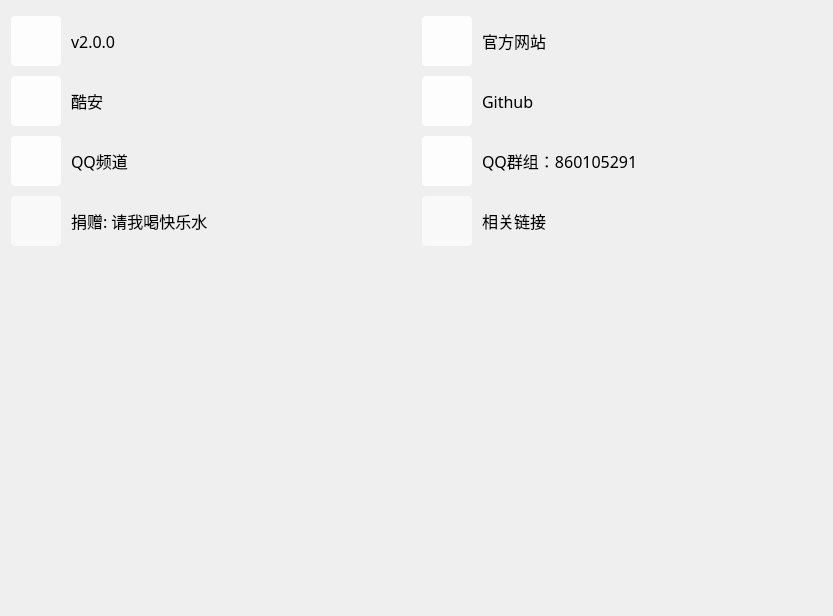
<?xml version="1.0" encoding="UTF-8"?>
<ui version="4.0">
 <class>about</class>
 <widget class="QWidget" name="about">
  <property name="geometry">
   <rect>
    <x>0</x>
    <y>0</y>
    <width>833</width>
    <height>616</height>
   </rect>
  </property>
  <property name="windowTitle">
   <string>Form</string>
  </property>
  <layout class="QVBoxLayout" name="verticalLayout">
   <property name="leftMargin">
    <number>0</number>
   </property>
   <property name="rightMargin">
    <number>0</number>
   </property>
   <item>
    <widget class="QWidget" name="widget" native="true">
     <property name="sizePolicy">
      <sizepolicy hsizetype="Expanding" vsizetype="Expanding">
       <horstretch>0</horstretch>
       <verstretch>0</verstretch>
      </sizepolicy>
     </property>
     <property name="minimumSize">
      <size>
       <width>600</width>
       <height>350</height>
      </size>
     </property>
     <property name="font">
      <font/>
     </property>
     <property name="styleSheet">
      <string notr="true">border-radius: 4px;
background-color: rgba(255, 255, 255, 0);</string>
     </property>
     <layout class="QVBoxLayout" name="verticalLayout_2">
      <property name="leftMargin">
       <number>11</number>
      </property>
      <property name="topMargin">
       <number>0</number>
      </property>
      <property name="rightMargin">
       <number>11</number>
      </property>
      <item>
       <layout class="QGridLayout" name="gridLayout">
        <property name="topMargin">
         <number>5</number>
        </property>
        <property name="spacing">
         <number>10</number>
        </property>
        <item row="8" column="0">
         <layout class="QHBoxLayout" name="horizontalLayout"/>
        </item>
        <item row="4" column="0">
         <layout class="QHBoxLayout" name="horizontalLayout_8">
          <item>
           <widget class="QPushButton" name="btn_qq_dis">
            <property name="minimumSize">
             <size>
              <width>50</width>
              <height>50</height>
             </size>
            </property>
            <property name="maximumSize">
             <size>
              <width>50</width>
              <height>50</height>
             </size>
            </property>
            <property name="font">
             <font/>
            </property>
            <property name="cursor">
             <cursorShape>PointingHandCursor</cursorShape>
            </property>
            <property name="toolTip">
             <string/>
            </property>
            <property name="styleSheet">
             <string notr="true">QPushButton{background-color:rgba(255,255,255,0.9);border-radius:4px;border:0px;}
QPushButton:hover{background-color:rgba(255,255,255,0.7);}
QPushButton:pressed{background-color:rgba(255,255,255,0.6);}</string>
            </property>
            <property name="text">
             <string/>
            </property>
            <property name="icon">
             <iconset resource="ico.qrc">
              <normaloff>:/ico/image/ico/QQ_tencent-qq.svg</normaloff>:/ico/image/ico/QQ_tencent-qq.svg</iconset>
            </property>
           </widget>
          </item>
          <item>
           <widget class="QLabel" name="label_7">
            <property name="minimumSize">
             <size>
              <width>0</width>
              <height>50</height>
             </size>
            </property>
            <property name="maximumSize">
             <size>
              <width>16777215</width>
              <height>50</height>
             </size>
            </property>
            <property name="font">
             <font>
              <family>LXGW WenKai Lite</family>
              <pointsize>12</pointsize>
             </font>
            </property>
            <property name="text">
             <string>QQ频道</string>
            </property>
           </widget>
          </item>
         </layout>
        </item>
        <item row="0" column="0">
         <layout class="QHBoxLayout" name="horizontalLayout_3">
          <item>
           <widget class="QPushButton" name="btn_version">
            <property name="minimumSize">
             <size>
              <width>50</width>
              <height>50</height>
             </size>
            </property>
            <property name="maximumSize">
             <size>
              <width>50</width>
              <height>50</height>
             </size>
            </property>
            <property name="font">
             <font/>
            </property>
            <property name="cursor">
             <cursorShape>PointingHandCursor</cursorShape>
            </property>
            <property name="toolTip">
             <string>版本号</string>
            </property>
            <property name="styleSheet">
             <string notr="true">QPushButton{background-color:rgba(255,255,255,0.9);border-radius:4px;border:0px;}
QPushButton:hover{background-color:rgba(255,255,255,0.7);}
QPushButton:pressed{background-color:rgba(255,255,255,0.6);}
QToolTip{border:1px solid #BDBDBD; background-color: #ffffff; color:rgba(117, 117, 117, 0.9);font-family: MiSans Medium; font-size:12px;border-radius:4px;}</string>
            </property>
            <property name="text">
             <string/>
            </property>
            <property name="icon">
             <iconset resource="ico.qrc">
              <normaloff>:/ico/image/ico/about/information-line.svg</normaloff>:/ico/image/ico/about/information-line.svg</iconset>
            </property>
           </widget>
          </item>
          <item>
           <widget class="QLabel" name="label_2">
            <property name="minimumSize">
             <size>
              <width>0</width>
              <height>50</height>
             </size>
            </property>
            <property name="maximumSize">
             <size>
              <width>16777215</width>
              <height>50</height>
             </size>
            </property>
            <property name="font">
             <font>
              <family>LXGW WenKai Lite</family>
              <pointsize>12</pointsize>
             </font>
            </property>
            <property name="text">
             <string>v2.0.0</string>
            </property>
           </widget>
          </item>
         </layout>
        </item>
        <item row="6" column="0">
         <layout class="QHBoxLayout" name="horizontalLayout_7">
          <item>
           <widget class="QPushButton" name="btn_money_2">
            <property name="minimumSize">
             <size>
              <width>50</width>
              <height>50</height>
             </size>
            </property>
            <property name="maximumSize">
             <size>
              <width>50</width>
              <height>50</height>
             </size>
            </property>
            <property name="font">
             <font/>
            </property>
            <property name="cursor">
             <cursorShape>PointingHandCursor</cursorShape>
            </property>
            <property name="toolTip">
             <string/>
            </property>
            <property name="styleSheet">
             <string notr="true">QPushButton{background-color:rgba(255,255,255,0.6);border-radius:4px;border:0px;}
QPushButton:hover{background-color:rgba(255,255,255,0.7);}
QPushButton:pressed{background-color:rgba(255,255,255,0.5);}</string>
            </property>
            <property name="text">
             <string/>
            </property>
            <property name="icon">
             <iconset resource="ico.qrc">
              <normaloff>:/ico/image/ico/about/cola.svg</normaloff>:/ico/image/ico/about/cola.svg</iconset>
            </property>
           </widget>
          </item>
          <item>
           <widget class="QLabel" name="label_5">
            <property name="minimumSize">
             <size>
              <width>0</width>
              <height>50</height>
             </size>
            </property>
            <property name="maximumSize">
             <size>
              <width>16777215</width>
              <height>50</height>
             </size>
            </property>
            <property name="font">
             <font>
              <family>LXGW WenKai Lite</family>
              <pointsize>12</pointsize>
             </font>
            </property>
            <property name="text">
             <string>捐赠: 请我喝快乐水</string>
            </property>
           </widget>
          </item>
         </layout>
        </item>
        <item row="2" column="0">
         <layout class="QHBoxLayout" name="horizontalLayout_4">
          <item>
           <widget class="QPushButton" name="btn_coolapk">
            <property name="minimumSize">
             <size>
              <width>50</width>
              <height>50</height>
             </size>
            </property>
            <property name="maximumSize">
             <size>
              <width>50</width>
              <height>50</height>
             </size>
            </property>
            <property name="font">
             <font/>
            </property>
            <property name="cursor">
             <cursorShape>PointingHandCursor</cursorShape>
            </property>
            <property name="toolTip">
             <string/>
            </property>
            <property name="styleSheet">
             <string notr="true">QPushButton{background-color:rgba(255,255,255,0.9);border-radius:4px;border:0px;}
QPushButton:hover{background-color:rgba(255,255,255,0.7);}
QPushButton:pressed{background-color:rgba(255,255,255,0.6);}</string>
            </property>
            <property name="text">
             <string/>
            </property>
            <property name="icon">
             <iconset resource="ico.qrc">
              <normaloff>:/ico/image/ico/about/coolapklogo-b.png</normaloff>:/ico/image/ico/about/coolapklogo-b.png</iconset>
            </property>
           </widget>
          </item>
          <item>
           <widget class="QLabel" name="label_3">
            <property name="minimumSize">
             <size>
              <width>0</width>
              <height>50</height>
             </size>
            </property>
            <property name="maximumSize">
             <size>
              <width>16777215</width>
              <height>50</height>
             </size>
            </property>
            <property name="font">
             <font>
              <family>LXGW WenKai Lite</family>
              <pointsize>12</pointsize>
             </font>
            </property>
            <property name="text">
             <string>酷安</string>
            </property>
           </widget>
          </item>
         </layout>
        </item>
        <item row="0" column="1">
         <layout class="QHBoxLayout" name="horizontalLayout_2">
          <item>
           <widget class="QPushButton" name="btn_website">
            <property name="minimumSize">
             <size>
              <width>50</width>
              <height>50</height>
             </size>
            </property>
            <property name="maximumSize">
             <size>
              <width>50</width>
              <height>50</height>
             </size>
            </property>
            <property name="font">
             <font/>
            </property>
            <property name="cursor">
             <cursorShape>PointingHandCursor</cursorShape>
            </property>
            <property name="toolTip">
             <string/>
            </property>
            <property name="styleSheet">
             <string notr="true">QPushButton{background-color:rgba(255,255,255,0.9);border-radius:4px;border:0px;}
QPushButton:hover{background-color:rgba(255,255,255,0.7);}
QPushButton:pressed{background-color:rgba(255,255,255,0.6);}</string>
            </property>
            <property name="text">
             <string/>
            </property>
            <property name="icon">
             <iconset resource="ico.qrc">
              <normaloff>:/ico/image/ico/btnEmulator/firefox-line.svg</normaloff>:/ico/image/ico/btnEmulator/firefox-line.svg</iconset>
            </property>
           </widget>
          </item>
          <item>
           <widget class="QLabel" name="label">
            <property name="minimumSize">
             <size>
              <width>0</width>
              <height>50</height>
             </size>
            </property>
            <property name="maximumSize">
             <size>
              <width>16777215</width>
              <height>50</height>
             </size>
            </property>
            <property name="font">
             <font>
              <family>LXGW WenKai Lite</family>
              <pointsize>12</pointsize>
             </font>
            </property>
            <property name="text">
             <string>官方网站</string>
            </property>
           </widget>
          </item>
         </layout>
        </item>
        <item row="7" column="0">
         <spacer name="verticalSpacer">
          <property name="orientation">
           <enum>Qt::Vertical</enum>
          </property>
          <property name="sizeHint" stdset="0">
           <size>
            <width>20</width>
            <height>40</height>
           </size>
          </property>
         </spacer>
        </item>
        <item row="2" column="1">
         <layout class="QHBoxLayout" name="horizontalLayout_5">
          <item>
           <widget class="QPushButton" name="btn_github">
            <property name="minimumSize">
             <size>
              <width>50</width>
              <height>50</height>
             </size>
            </property>
            <property name="maximumSize">
             <size>
              <width>50</width>
              <height>50</height>
             </size>
            </property>
            <property name="font">
             <font/>
            </property>
            <property name="cursor">
             <cursorShape>PointingHandCursor</cursorShape>
            </property>
            <property name="toolTip">
             <string/>
            </property>
            <property name="styleSheet">
             <string notr="true">QPushButton{background-color:rgba(255,255,255,0.9);border-radius:4px;border:0px;}
QPushButton:hover{background-color:rgba(255,255,255,0.7);}
QPushButton:pressed{background-color:rgba(255,255,255,0.6);}</string>
            </property>
            <property name="text">
             <string/>
            </property>
            <property name="icon">
             <iconset resource="ico.qrc">
              <normaloff>:/ico/image/ico/about/github-fill.svg</normaloff>:/ico/image/ico/about/github-fill.svg</iconset>
            </property>
           </widget>
          </item>
          <item>
           <widget class="QLabel" name="label_4">
            <property name="minimumSize">
             <size>
              <width>0</width>
              <height>50</height>
             </size>
            </property>
            <property name="maximumSize">
             <size>
              <width>16777215</width>
              <height>50</height>
             </size>
            </property>
            <property name="font">
             <font>
              <family>LXGW WenKai Lite</family>
              <pointsize>12</pointsize>
             </font>
            </property>
            <property name="text">
             <string>Github</string>
            </property>
           </widget>
          </item>
         </layout>
        </item>
        <item row="6" column="1">
         <layout class="QHBoxLayout" name="horizontalLayout_6">
          <item>
           <widget class="QPushButton" name="btn_links">
            <property name="sizePolicy">
             <sizepolicy hsizetype="Minimum" vsizetype="Fixed">
              <horstretch>0</horstretch>
              <verstretch>0</verstretch>
             </sizepolicy>
            </property>
            <property name="minimumSize">
             <size>
              <width>50</width>
              <height>50</height>
             </size>
            </property>
            <property name="maximumSize">
             <size>
              <width>50</width>
              <height>50</height>
             </size>
            </property>
            <property name="cursor">
             <cursorShape>PointingHandCursor</cursorShape>
            </property>
            <property name="styleSheet">
             <string notr="true">QPushButton{background-color:rgba(255,255,255,0.6);border-radius:4px;border:0px;}
QPushButton:hover{background-color:rgba(255,255,255,0.7);}
QPushButton:pressed{background-color:rgba(255,255,255,0.5);}</string>
            </property>
            <property name="text">
             <string/>
            </property>
            <property name="icon">
             <iconset resource="ico.qrc">
              <normaloff>:/ico/image/ico/link.svg</normaloff>:/ico/image/ico/link.svg</iconset>
            </property>
           </widget>
          </item>
          <item>
           <widget class="QLabel" name="label_6">
            <property name="font">
             <font>
              <family>LXGW WenKai Lite</family>
              <pointsize>12</pointsize>
             </font>
            </property>
            <property name="text">
             <string>相关链接</string>
            </property>
           </widget>
          </item>
         </layout>
        </item>
        <item row="4" column="1">
         <layout class="QHBoxLayout" name="horizontalLayout_9">
          <item>
           <widget class="QPushButton" name="btn_qgroup">
            <property name="sizePolicy">
             <sizepolicy hsizetype="Minimum" vsizetype="Fixed">
              <horstretch>50</horstretch>
              <verstretch>50</verstretch>
             </sizepolicy>
            </property>
            <property name="minimumSize">
             <size>
              <width>50</width>
              <height>50</height>
             </size>
            </property>
            <property name="maximumSize">
             <size>
              <width>50</width>
              <height>50</height>
             </size>
            </property>
            <property name="styleSheet">
             <string notr="true">QPushButton{background-color:rgba(255,255,255,0.9);border-radius:4px;border:0px;}
QPushButton:hover{background-color:rgba(255,255,255,0.7);}
QPushButton:pressed{background-color:rgba(255,255,255,0.6);}</string>
            </property>
            <property name="text">
             <string/>
            </property>
            <property name="icon">
             <iconset resource="ico.qrc">
              <normaloff>:/ico/image/ico/QQ_tencent-qq.svg</normaloff>:/ico/image/ico/QQ_tencent-qq.svg</iconset>
            </property>
           </widget>
          </item>
          <item>
           <widget class="QLabel" name="label_8">
            <property name="minimumSize">
             <size>
              <width>0</width>
              <height>50</height>
             </size>
            </property>
            <property name="maximumSize">
             <size>
              <width>16777215</width>
              <height>50</height>
             </size>
            </property>
            <property name="font">
             <font>
              <family>LXGW WenKai Lite</family>
              <pointsize>12</pointsize>
             </font>
            </property>
            <property name="text">
             <string>QQ群组：860105291</string>
            </property>
           </widget>
          </item>
         </layout>
        </item>
       </layout>
      </item>
     </layout>
    </widget>
   </item>
  </layout>
 </widget>
 <resources>
  <include location="ico.qrc"/>
 </resources>
 <connections/>
</ui>
